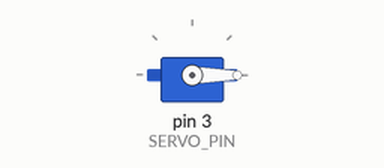
This sketch was run on a simulated Arduino Uno, built with avr-gcc and run on an emulated ATmega328P. On the bench: servo.

Above: at 0.05 s.
At 2.0 s:
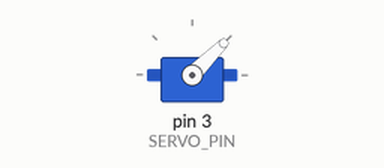
At 3.0 s:
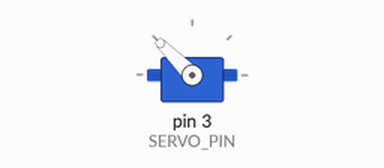
At 4.0 s:
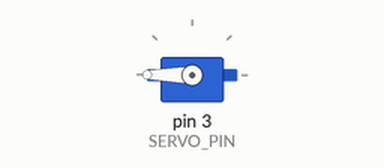
Timing chart, 0 to 5.2 s (numbered marks = the images above):
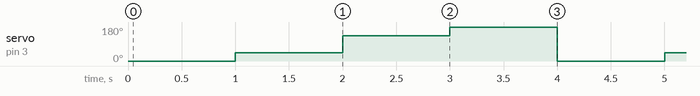

Measured:
- by itself, servo on pin 3 (SERVO_PIN): repeats every 4.0 s: 135° 1.0 s, 180° 1.0 s, 0° 1.0 s, 45° 1.0 s

The sketch:

06.servoMotor.ino
```cpp
/*
  Author:

  Learning Intention:
  The students will connect and control a positional servo motor with the Servo library.

  Success Criteria:
    1.  I understand how to connect the servo motor (Grove connector, signal on D3)
    2.  I can manually write different degrees of movement to the servo
    3.  I can map a potentiometer to a servo and control its movement
    4.  I understand the servo's angle is set by the width of each timed pulse
        sent from the microcontroller (the Servo library handles this)

  Hardware:
    Servo          -> Grove connector to D3 (yellow = signal)
    Potentiometer  -> A0
    Small servos can run from the shield's 5V. Larger servos need external power
    with a common ground (you will do this properly in 08.motorFundamentals).

  Optional breadboard reference:
    Bootcamp-servoMotor.png shows the same servo hand-wired without a Grove connector.

  Library setup (once):
    Open the bridge web interface, go to the Libraries tab, search for
    "Servo" (by Arduino) and install it. That provides the #include <Servo.h>
    used below.

  Documentation:
    https://www.sparkfun.com/servos
    https://github.com/arduino-libraries/Servo  <-- We are still using this library
*/

#include <Servo.h>

const int SERVO_PIN = 3;  // Grove connector to D3 (PWM capable)
const int POT_PIN = A0;   // Grove Potentiometer on A0

Servo myServo;

void setup() {
  myServo.attach(SERVO_PIN);   // servo signal on D3
  myServo.write(90);           // move to the middle
}

void loop() {
  myServo.write(0);
  delay(1000);
  myServo.write(45);
  delay(1000);
  myServo.write(135);
  delay(1000);
  myServo.write(180);
  delay(1000);
}

void smoothMove(int fromAngle, int toAngle) {
  if (fromAngle < toAngle) {
    for (int a = fromAngle; a <= toAngle; a++) {
      myServo.write(a);
      delay(15);
    }
  } else {
    for (int a = fromAngle; a >= toAngle; a--) {
      myServo.write(a);
      delay(15);
    }
  }
}
```
